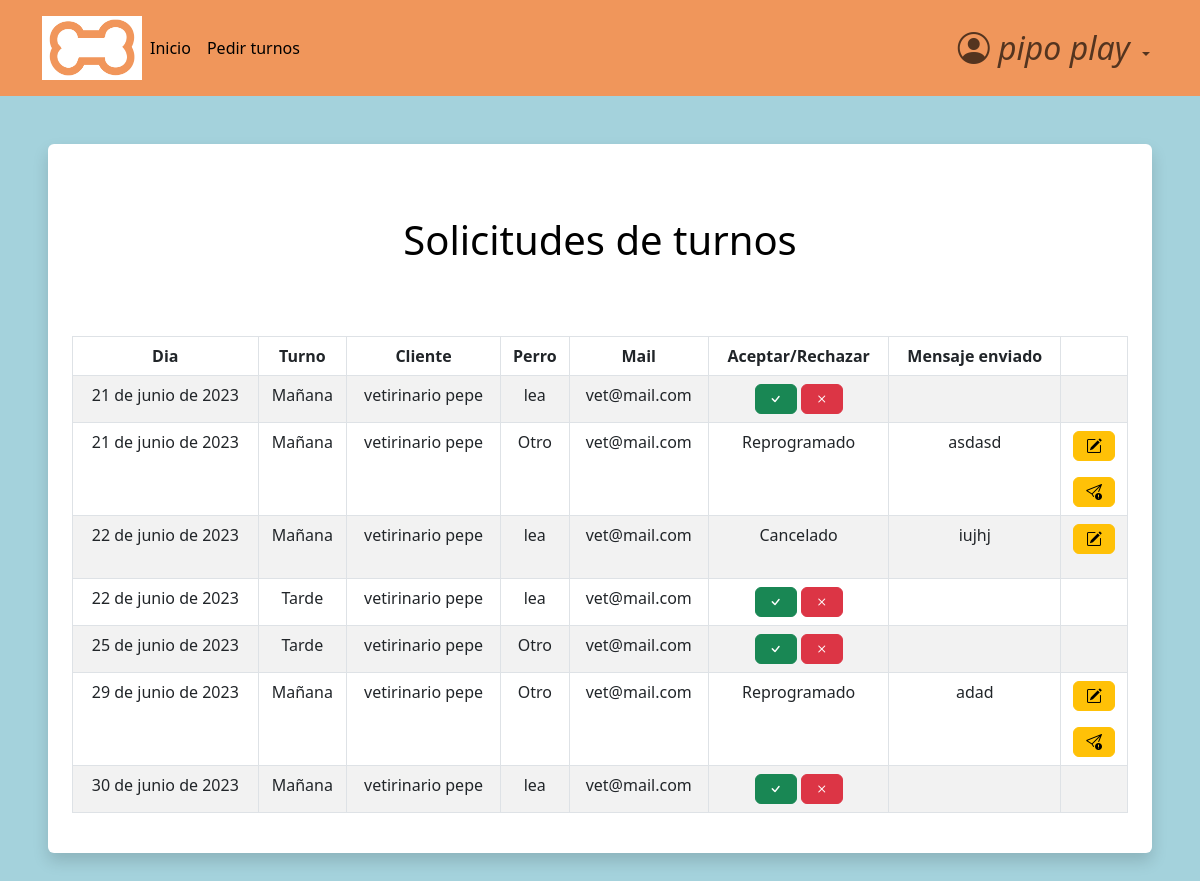
The app's page /turnos/shifts_panel/ (signed in) with its own data.
### accounts/models.py (models this page shows, shortened)
class CustomUser(AbstractBaseUser, PermissionsMixin):
    email = models.EmailField(
        verbose_name="email",
        unique=True,
        max_length=40,
        error_messages={"unique":'El mail ya se encuentra registrado. Por favor ingrese otro.'}
    )
    name = models.CharField(
        max_length=30
    )
    surname = models.CharField(
        max_length=30,
        blank=True,
        null=True
    )
    address = models.CharField(
        max_length=30,
        blank=True,
        null=True
    )
    telephone = models.SlugField(
        max_length=15,
        blank=True,
        null=True,
    )
    is_active = models.BooleanField(
        default=True,
    )
    is_staff = models.BooleanField(
        default=False,
    )
    is_admin = models.BooleanField(
        default=False,
    )
    last_login = models.DateTimeField(
        verbose_name="last login",
        default=datetime.datetime.now,
    )
    is_veterinario = models.BooleanField(
        default=False,
    )
    USERNAME_FIELD = "email"    #variable por la cual se ingresa, dice username pero seria como 'campo que representa el inicio de sesion'
    REQUIRED_FIELDS = ['name',]    #no permite registros si no tiene estos campos completos
    objects = CustomUserManager()
    def __str__(self):
        return self.name + ' ' + str(self.surname or '')

### shifts/models.py (models this page shows, shortened)
class Appointment(models.Model):
    class Hour(models.TextChoices):
        mañana = "Mañana"
        tarde = "Tarde"
    user = models.ForeignKey(CustomUser, on_delete=models.CASCADE, null=True, blank=True)
    day = models.DateField(
        null=True,
        validators=[MinValueValidator(date.today, message="La fecha del turno debe ser despues de la fecha de hoy")],
    )
    time = models.CharField(max_length=10, choices=TIME_CHOICES, default="Mañana")
    description = models.CharField(max_length=200, blank=True)
    dog = models.ForeignKey(
        Dog,
        on_delete=models.CASCADE,
        null=True,
        blank=True,
    )
    status = models.CharField(max_length=50, default="Pendiente")
    mandado = models.CharField(max_length=50, default="1")

### dogs/models.py (models this page shows, shortened)
class Dog(models.Model):
    class Sex(models.TextChoices):
        macho = "Macho"
        hembra = "Hembra"
    class Breed(models.TextChoices):
        sin_raza = "Sin raza"
        coker = "Coker"
        pastor_aleman = "Pastor aleman"
        bulldog = "Bulldog"
        labrador = "Labrador"
        golden = "Golder"
        caniche = "Caniche"
        chihuahua = "Chihuahua"
        bulldog_frances = "Bulldog Frances"
        beagle = "Beagle"
        boxer = "Boxer"
        galgo = "Galgo"
        dalmata = "Dalmata"
        sharpei = "Shar pei"
    class Color(models.TextChoices):
        blanco = "Blanco"
        negro = "Negro"
        marron = "Marrón"
        blanco_y_negro = "Blanco y negro"
        otro = "Otro color"
    class Size(models.TextChoices):
        grande = "Grande"
        mediano = "Mediano"
        pequeño = "pequeño"
    name = models.CharField(
        max_length=30,
    )
    date_of_birth = models.DateField(
        null=True,
        validators=[MaxValueValidator(date.today, "La fecha de nacimiento del perro debe ser anterior a hoy")]
    )
    sex = models.CharField(
        max_length=10,
        choices=Sex.choices
    )
    breed = models.CharField(
        max_length=20,
        choices=Breed.choices
    )
    color = models.CharField(
        max_length=20,
        blank=True,
        choices=Color.choices,
        null=True,
    )
    size = models.CharField(
        max_length=10,
        null=True,
        blank=True,
        choices=Size.choices,
    )
    description = models.TextField(
        max_length=120,
        blank=True,
        null=True,
    )
    hidden = models.BooleanField(default=False)
    owner = models.ForeignKey(
        CustomUser,
        blank=True,
        on_delete=models.CASCADE,
        null=True
    )

### shifts/views.py (the view)
# urls.py: path('shifts_panel/', views.shifts_panel_view, name='shifts_panel'),
@login_required
def shifts_panel_view(request):
    today = datetime.today()
    minDate = today.strftime('%Y-%m-%d')
    deltatime = today + timedelta(days=360)
    strdeltatime = deltatime.strftime('%Y-%m-%d')
    maxDate = strdeltatime
    items = Appointment.objects.filter(day__range=[minDate, maxDate]).order_by('day','time')
    if request.method == 'POST':
        description = request.POST.get('description')
        redirect('shifts_panel')
    return render(request, 'shifts_panel.html', {
        'items':items,
    })

### shifts/templates/shifts_panel.html (shortened to what this page needs)
{% extends 'home.html' %}
{% load static %}
{% block content %}
<head>
  <link rel="stylesheet" href="https://cdnjs.cloudflare.com/ajax/libs/font-awesome/4.7.0/css/font-awesome.min.css" />
</head>
{% if user.is_authenticated %}
<div class="shadow p-4 mb-5 bg-body bg-body rounded text-black  m-5 ">
{% if items.exists %}
  <h1 class="text-center mt-5 mb-5">Solicitudes de turnos</h1>
    <br>
      <div class="table-responsive">
        <table class="table table-bordered table-striped table-hover mx-auto">
            <thead>
              <tr>
                <th class="text-center" scope="col">Dia</th>
                <th class="text-center" scope="col">Turno</th>
                <th class="text-center" scope="col">Cliente</th>
                <th class="text-center" scope="col">Perro</th>
                <th class="text-center" scope="col">Mail</th>
                <th class="text-center" scope="col">Aceptar/Rechazar</th>
                <th class="text-center" scope="col">Mensaje enviado</th>
                <th class="text-center" scope="col"></th>
              </tr>
            </thead>
            <tbody id="myTable">
                {% for item in items %}
                <tr>
                    <td class="text-center">{{item.day}}</td>
                    <td class="text-center">{{item.time}}</td>
                    <td class="text-center">{{item.user.name}} {{item.user.surname}}</td>
                    {% if item.dog == None %}
                      <td class="text-center">Otro</td>
                    {% else %}
                      <td class="text-center">{{item.dog.name}}</td>
                    {% endif %}
                    <td class="text-center">{{item.user.email}}</td>
                    {% if item.status == "Pendiente" %}
                        <td class="text-center">
                            <a href="{% url 'send_confirmation_message' item.id  %}" class="bi bi-check btn btn-success"></a>
                            <a href="{% url 'send_rejection_message' item.id %}" class="bi bi-x btn btn-danger"></a>
                        </td>
                    {% else %}
                        <td class="text-center">{{ item.status }}</td>
                    {% endif %}
                    <td class="text-center">{{item.description}}</td>
                    <td class="text-center">
                      {% if item.status == "Confirmado" or item.status == "Cancelado" or item.status == "Reprogramado" %}
                      <form method="POST" action="{% url 'modificate_action' item.id %}">
                        <button type="submit" class="bi bi-pencil-square btn btn-warning show_confirm_modificate" data-toggle="tooltip" title='Modificar elección'></button>
                      </form>
                        {% if item.status == "Confirmado" or item.status == "Reprogramado" %}
                        <a href="{% url 'reprogram_view' item.id %}" title="Reprogramar" class="bi bi-send-exclamation btn btn-warning"></a>
                        {% endif %}
                      {% endif %}
                    </td>
                </tr>
                {% endfor %}
            </tbody>
          </table>
        </div>
      {% else %}
        <h4 class="text-center">No hay turnos pendientes</h1>
      {% endif %}
</div>
{% else %}
<div class="shadow p-4 mb-5 bg-body bg-body rounded text-black  m-5">
  <h1 class="p-2  me-3">Primero debes iniciar sesión!</h1>
  <a href="{% url 'login' %}" class="btn btn-primary text-white">Iniciar sesión</a>
</div>
{% endif %}
{% endblock %}

### pages/templates/base.html (shortened to what this page needs)
<!DOCTYPE html>
<html>
{% load static %}
<head>
    {% block css %}
        <link rel="stylesheet" href="https://cdn.jsdelivr.net/npm/bootstrap-icons@1.10.5/font/bootstrap-icons.css">
    <link href="https://cdn.jsdelivr.net/npm/bootstrap@5.3.0-alpha3/dist/css/bootstrap.min.css" rel="stylesheet">
    <link rel="stylesheet" href="{% static 'css/styles.css' %}">
    {% endblock css %}
</head>
<body>
    <header>
            <nav class="navbar navbar-expand-lg header-ar">
                <div class="container">
                    <img src="{% static 'media/Logo2.png' %}" width="100" height="64" alt="Descripción de la imagen" >
                    <div class="collapse navbar-collapse show " id="navbarBasic">
                        <ul class="navbar-nav me-auto mb-2 mb-lg-0">
                            <li class="nav-item">
                                <a class="nav-link active" aria-current="page" href="{% url 'home' %}">Inicio</a>
                            </li>
                            {% if user.is_authenticated %}
                                {% if user.is_veterinario %}
                                    <li class="nav-item">
                                        <a class="nav-link active" aria-current="page" href="{% url 'list_users' %}">Lista de Clientes</a>
                                    </li>
                                    <li class="nav-item">
                                        <a class="nav-link active" aria-current="page" href="{% url 'client_registration' %}">Registrar cliente</a>
                                    </li>
                                    <li class="nav-item">
                                        <a class="nav-link active" aria-current="page" href="{% url 'shifts_panel'  %}">Turnos</a>
                                    </li>
                                    <ul>
                                        <form class="d-flex" method=POST action="{% url 'search_user' %}">
                                            {% csrf_token %}
                                            <input type="search" class="form-control me-2" placeholder="Buscar Cliente" aria-label="Search" name="buscado">
                                            <button class="btn btn-outline-secondary" type="submit">Buscar</button>
                                        </form>
                                    </ul>
                                {% else %}
                                    <li class="nav-item">
                                        <a class="nav-link active" aria-current="page" href="{% url 'calendar' user.id %}">Pedir turnos</a>
                                    </li>
                                {% endif %}
                                </ul>
                                    <ul class="navbar-nav mb-2 mb-lg-0 ">
                                        <li class="nav-item dropdown">
                                            <a class="nav-link dropdown-toggle icono-user" role="button" data-bs-toggle="dropdown" aria-expanded="False">
                                                {% if user.is_veterinario %}
                                                    <i class="bi bi-person-circle">
                                                        Veterinario
                                                    </i>
                                                {% else %}
                                                    <i class="bi bi-person-circle">
                                                        {{ user }}
                                                    </i>
                                                {% endif %}
                                            </a>
                                        </li>
                                    </ul>
                        {% endif %}
                </div>
            </div>
        </nav>
    </header>
{% block content %}
{% endblock content %}
</body>
</html>

### pages/static/css/styles.css (style rules this page uses)
html { box-sizing: border-box; font-size: 16px; scroll-behavior: smooth; }
body { margin: 0; padding: 0; overflow-x: hidden; background-color: #a4d2dc; }
a { text-decoration: none; }
.icono-user i { font-size: 2rem; }
.header-ar { background-color: #f0965b; padding: 1rem; }

### records on screen
CustomUser: name+surname "pipo play"
Appointment: day "21 de junio de 2023", time "Mañana", user.name "vetirinario", user.surname "pepe", dog.name "lea", user.email "vet@mail.com", status "Pendiente" (drawn)
Appointment: day "21 de junio de 2023", time "Mañana", user.name "vetirinario", user.surname "pepe", shows "Otro", user.email "vet@mail.com", status "Reprogramado", description "asdasd"
Appointment: day "22 de junio de 2023", time "Mañana", user.name "vetirinario", user.surname "pepe", dog.name "lea", user.email "vet@mail.com", status "Cancelado", description "iujhj"
Appointment: day "22 de junio de 2023", time "Tarde", user.name "vetirinario", user.surname "pepe", dog.name "lea", user.email "vet@mail.com", status "Pendiente" (drawn)
Appointment: day "25 de junio de 2023", time "Tarde", user.name "vetirinario", user.surname "pepe", shows "Otro", user.email "vet@mail.com", status "Pendiente" (drawn)
Appointment: day "29 de junio de 2023", time "Mañana", user.name "vetirinario", user.surname "pepe", shows "Otro", user.email "vet@mail.com", status "Reprogramado", description "adad"
Appointment: day "30 de junio de 2023", time "Mañana", user.name "vetirinario", user.surname "pepe", dog.name "lea", user.email "vet@mail.com", status "Pendiente" (drawn)
